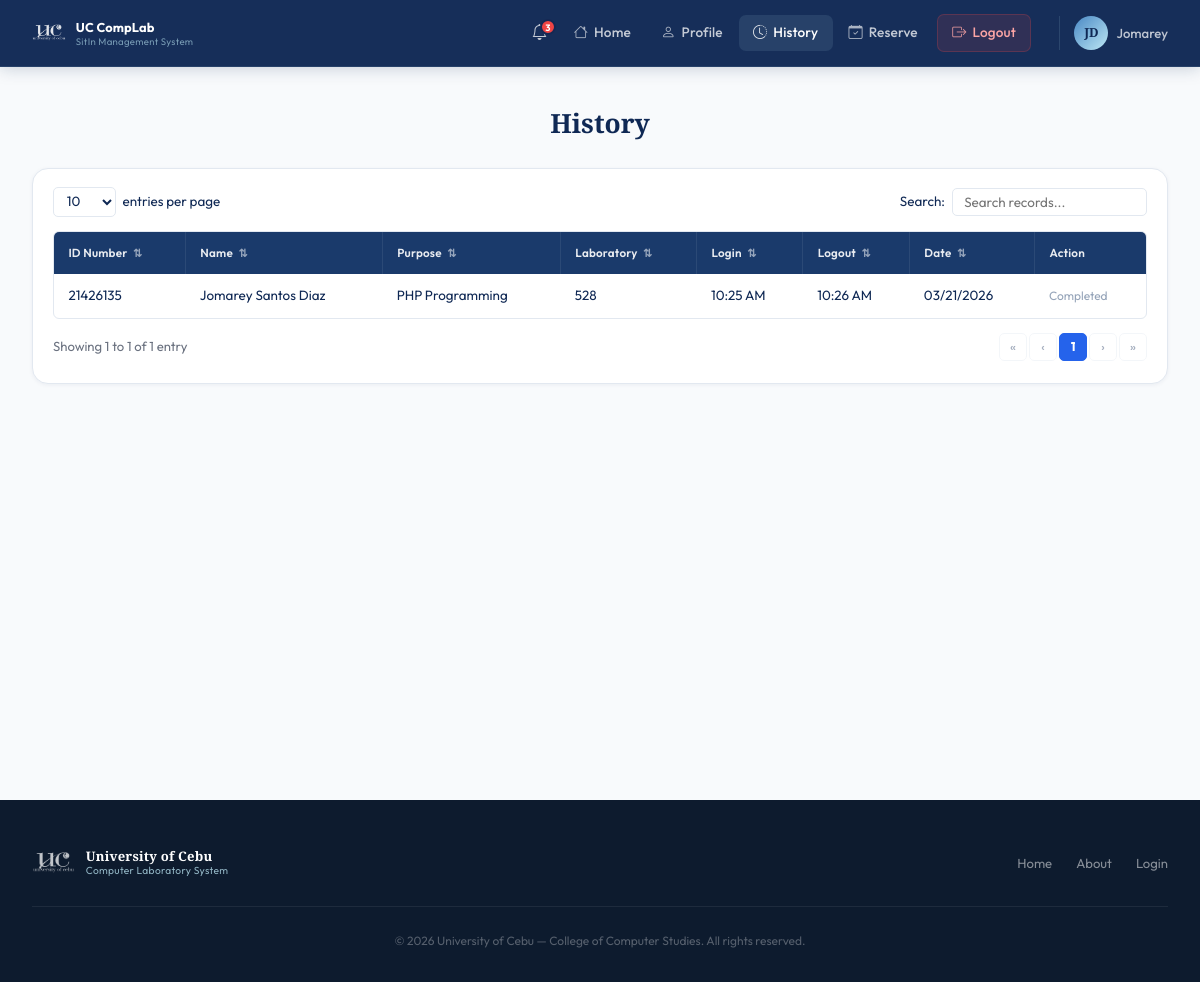
/pages/history.php (signed in), run on the app's committed database.
### tables this page shows
CREATE TABLE sit_in_logs (
            id          INTEGER PRIMARY KEY AUTOINCREMENT,
            user_id     INTEGER NOT NULL,
            lab_room    TEXT    NOT NULL,
            purpose     TEXT,
            status      TEXT    DEFAULT 'active',
            login_time  DATETIME DEFAULT CURRENT_TIMESTAMP,
            logout_time DATETIME,
            FOREIGN KEY (user_id) REFERENCES users(id) ON DELETE CASCADE
        );

CREATE TABLE users (
            id                 INTEGER PRIMARY KEY AUTOINCREMENT,
            first_name         TEXT    NOT NULL,
            last_name          TEXT    NOT NULL,
            middle_name        TEXT,
            student_id         TEXT    UNIQUE NOT NULL,
            course             TEXT    NOT NULL,
            course_level       INTEGER NOT NULL,
            email              TEXT    UNIQUE NOT NULL,
            address            TEXT    NOT NULL,
            password           TEXT    NOT NULL,
            remaining_sessions INTEGER DEFAULT 30,
            created_at         DATETIME DEFAULT CURRENT_TIMESTAMP
        , profile_picture TEXT);

### pages/history.php (the view, shortened to what this page needs)
<?php
$base = '../';
$db  = getDB();
$uid = $_SESSION['user_id'];
$sitStmt = $db->prepare("
    SELECT u.student_id,
           u.first_name||' '||COALESCE(u.middle_name||' ','')||u.last_name AS full_name,
           s.purpose, s.lab_room, s.login_time, s.logout_time,
           DATE(s.login_time) AS log_date, s.id
    FROM sit_in_logs s
    JOIN users u ON u.id = s.user_id
    WHERE s.user_id = ?
    ORDER BY s.login_time DESC
");
$sitStmt->execute([$uid]);
$logs = $sitStmt->fetchAll();
require_once __DIR__ . '/../includes/header.php';
echo '<link rel="stylesheet" href="' . $base . 'assets/css/user.css">';
echo '<link rel="stylesheet" href="' . $base . 'assets/css/history.css">';
require_once __DIR__ . '/../includes/user-navbar.php';
?>
<div class="user-page">
  <div class="user-page-inner">
    <h1 class="hist-title">History</h1>
    <div class="hist-card">
      <div class="hist-controls">
        <div class="hist-entries">
          <select id="entriesSelect" class="hist-entries-select">
            <option value="10">10</option>
          </select>
          <span>entries per page</span>
        </div>
        <div class="hist-search">
          <label>Search:</label>
          <input type="text" id="histSearch" class="hist-search-input" placeholder="Search records..." />
        </div>
      </div>
      <div class="hist-table-wrap">
        <table class="hist-table" id="histTable">
          <thead>
            <tr>
              <th class="sortable" data-col="0">ID Number <span class="sort-icon">⇅</span></th>
              <th class="sortable" data-col="1">Name <span class="sort-icon">⇅</span></th>
              <th class="sortable" data-col="2">Purpose <span class="sort-icon">⇅</span></th>
              <th class="sortable" data-col="3">Laboratory <span class="sort-icon">⇅</span></th>
              <th class="sortable" data-col="4">Login <span class="sort-icon">⇅</span></th>
              <th class="sortable" data-col="5">Logout <span class="sort-icon">⇅</span></th>
              <th class="sortable" data-col="6">Date <span class="sort-icon">⇅</span></th>
              <th>Action</th>
            </tr>
          </thead>
          <tbody id="histBody">
            <?php if (empty($logs)): ?>
              <tr class="hist-empty-row"><td colspan="8">No sit-in records found.</td></tr>
            <?php else: ?>
              <?php foreach ($logs as $row): ?>
                <tr class="hist-row">
                  <td><?= htmlspecialchars($row['student_id']) ?></td>
                  <td><?= htmlspecialchars($row['full_name']) ?></td>
                  <td><?= htmlspecialchars($row['purpose'] ?? '—') ?></td>
                  <td><?= htmlspecialchars($row['lab_room']) ?></td>
                  <td><?= $row['login_time']  ? date('g:i A', strtotime($row['login_time']))  : '—' ?></td>
                  <td><?= $row['logout_time'] ? date('g:i A', strtotime($row['logout_time'])) : '<span class="hist-active">Active</span>' ?></td>
                  <td><?= date('m/d/Y', strtotime($row['log_date'])) ?></td>
                  <td>
                    <?php if (!$row['logout_time']): ?>
                      <a href="?logout_id=<?= (int)$row['id'] ?>" class="hist-action-btn"
                         onclick="return confirm('Log out of this session?')">
                        <i class="bi bi-door-open"></i> Logout
                      </a>
                    <?php else: ?>
                      <span style="font-size:0.75rem; color:#94a3b8;">Completed</span>
                    <?php endif; ?>
                  </td>
                </tr>
              <?php endforeach; ?>
            <?php endif; ?>
          </tbody>
        </table>
      </div>
      <div class="hist-footer">
        <div class="hist-info" id="histInfo">Showing 0 to 0 of 0 entries</div>
        <div class="hist-pagination" id="histPagination"></div>
      </div>
    </div>
  </div>
</div>
<?php require_once __DIR__ . '/../includes/footer.php'; ?>

### assets/css/style.css (style rules this page uses)
:root { --navy: #0F2854; --blue: #1C4D8D; --mid: #4988C4; --light: #BDE8F5; --white: #FFFFFF; --gray-50: #F8FAFC; --gray-100:#F0F4F8; --gray-200:#E2E8F0; --gray-400:#94A3B8; --gray-600:#475569; --gray-900:#0D1B2E; --font-display: 'Playfair Display', Georgia, serif; --font-body: 'Outfit', sans-serif; --shadow-xs: 0 1px 3px rgba(15,40,84,0.08); --shadow-sm: 0 2px 8px rgba(15,40,84,0.10); --shadow-md: 0 8px 30px rgba(15,40,84,0.14); --shadow-lg: 0 20px 60px rgba(15,40,84,0.22); --radius: 10px; --radius-lg: 16px; --transition: all 0.25s cubic-bezier(0.4, 0, 0.2, 1); }
*, *::before, *::after { box-sizing: border-box; margin: 0; padding: 0; }
html { scroll-behavior: smooth; }
body { font-family: var(--font-body); background: var(--white); color: var(--navy); line-height: 1.6; overflow-x: hidden; -webkit-font-smoothing: antialiased; }

### assets/css/user.css (style rules this page uses)
.user-page { min-height: 100vh; background: var(--gray-50); padding-top: 66px; }
.user-page-inner { max-width: 1280px; margin: 0 auto; padding: 2.25rem 2rem; }

### assets/css/history.css (style rules this page uses)
.hist-title { font-family: var(--font-display); font-size: 1.65rem; font-weight: 800; color: var(--navy); text-align: center; margin-bottom: 1.5rem; }
.hist-card { background: var(--white); border: 1px solid var(--gray-200); border-radius: var(--radius-lg); box-shadow: 0 1px 4px rgba(15,40,84,0.06); padding: 1.1rem 1.25rem 1.4rem; }
.hist-controls { display: flex; align-items: center; justify-content: space-between; margin-bottom: 0.875rem; flex-wrap: wrap; gap: 0.65rem; }
.hist-entries { display: flex; align-items: center; gap: 7px; font-size: 0.84rem; color: var(--navy); }
.hist-entries-select { padding: 0.32rem 0.55rem; border: 1.5px solid var(--gray-200); border-radius: 5px; font-family: var(--font-body); font-size: 0.84rem; color: var(--navy); background: var(--white); cursor: pointer; outline: none; }
.hist-search { display: flex; align-items: center; gap: 7px; font-size: 0.84rem; color: var(--navy); }
.hist-search-input { padding: 0.32rem 0.7rem; border: 1.5px solid var(--gray-200); border-radius: 5px; font-family: var(--font-body); font-size: 0.84rem; color: var(--navy); outline: none; transition: border-color 0.18s; width: 195px; }
.hist-table-wrap { overflow-x: auto; border-radius: 6px; border: 1px solid var(--gray-200); }
.hist-table { width: 100%; border-collapse: collapse; font-size: 0.84rem; }
.hist-table thead tr { background: #1a3a6b; }
.hist-table thead th { padding: 0.72rem 0.9rem; text-align: left; font-size: 0.73rem; font-weight: 600; color: rgba(255,255,255,0.90); white-space: nowrap; user-select: none; border-right: 1px solid rgba(255,255,255,0.08); letter-spacing: 0.2px; }
.hist-table thead th:last-child { border-right: none; }
.hist-table thead th.sortable { cursor: pointer; transition: background 0.14s; }
.sort-icon { font-size: 0.68rem; opacity: 0.60; margin-left: 3px; }
.hist-table tbody tr { border-bottom: 1px solid var(--gray-100); transition: background 0.12s; }
.hist-table tbody tr:last-child { border-bottom: none; }
.hist-table tbody td { padding: 0.7rem 0.9rem; color: var(--navy); vertical-align: middle; font-size: 0.84rem; }
.hist-footer { display: flex; align-items: center; justify-content: space-between; margin-top: 0.875rem; flex-wrap: wrap; gap: 0.65rem; }
.hist-info { font-size: 0.82rem; color: #6b7280; }
.hist-pagination { display: flex; align-items: center; gap: 2px; }

### data on the page
sit_in_logs: user.student_id "21426135", full_name "Jomarey Santos Diaz", purpose "PHP Programming", lab_room "528", login_time "10:25 AM", logout_time "10:26 AM", log_date "03/21/2026", shows "Completed"

### other printed values
$_unread "3"
$_initials "JD"
$_currentUser['first_name'] "Jomarey"
